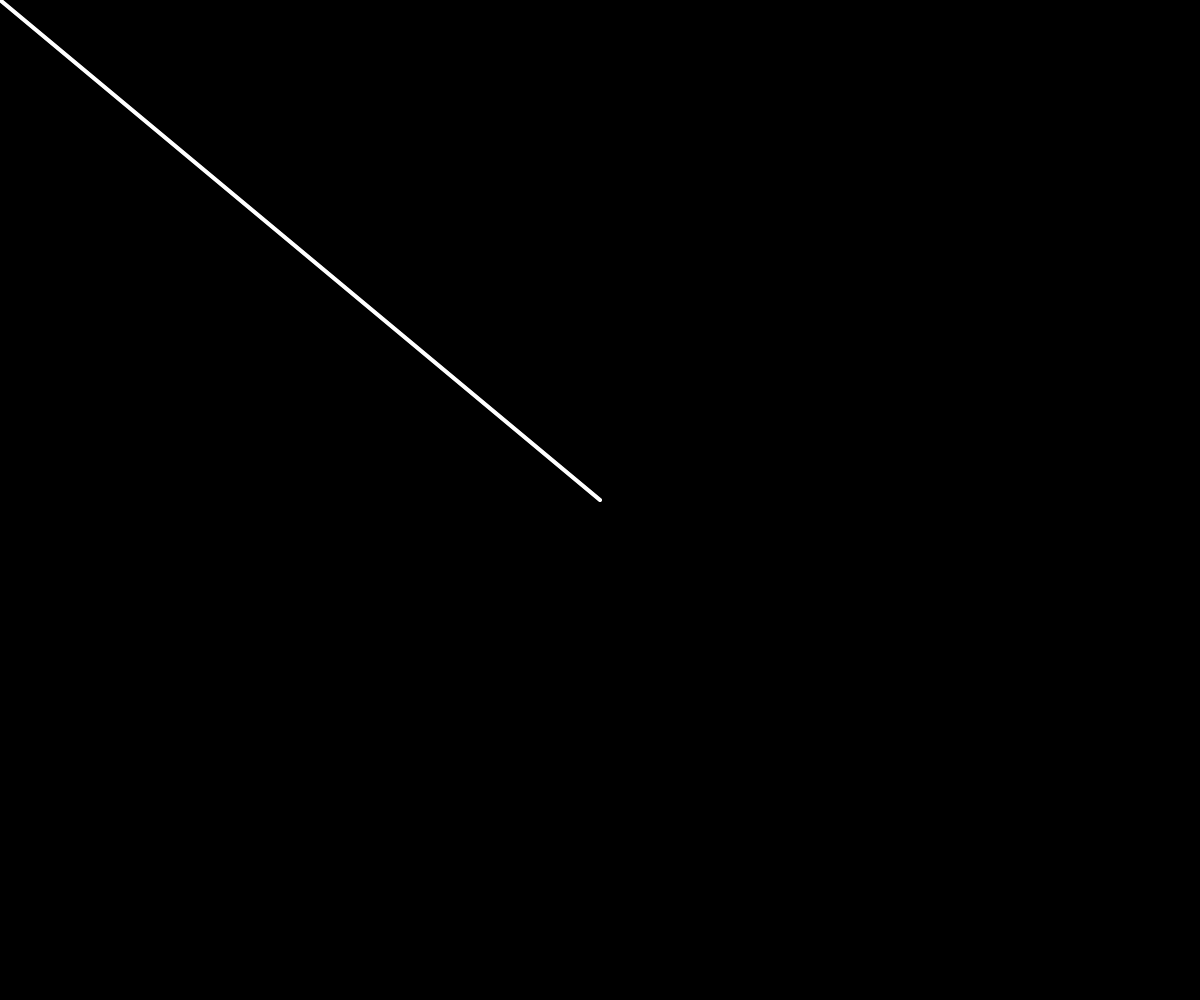
Frame 1 (no input)
Frame 60 (no input): identical to frame 1, image omitted
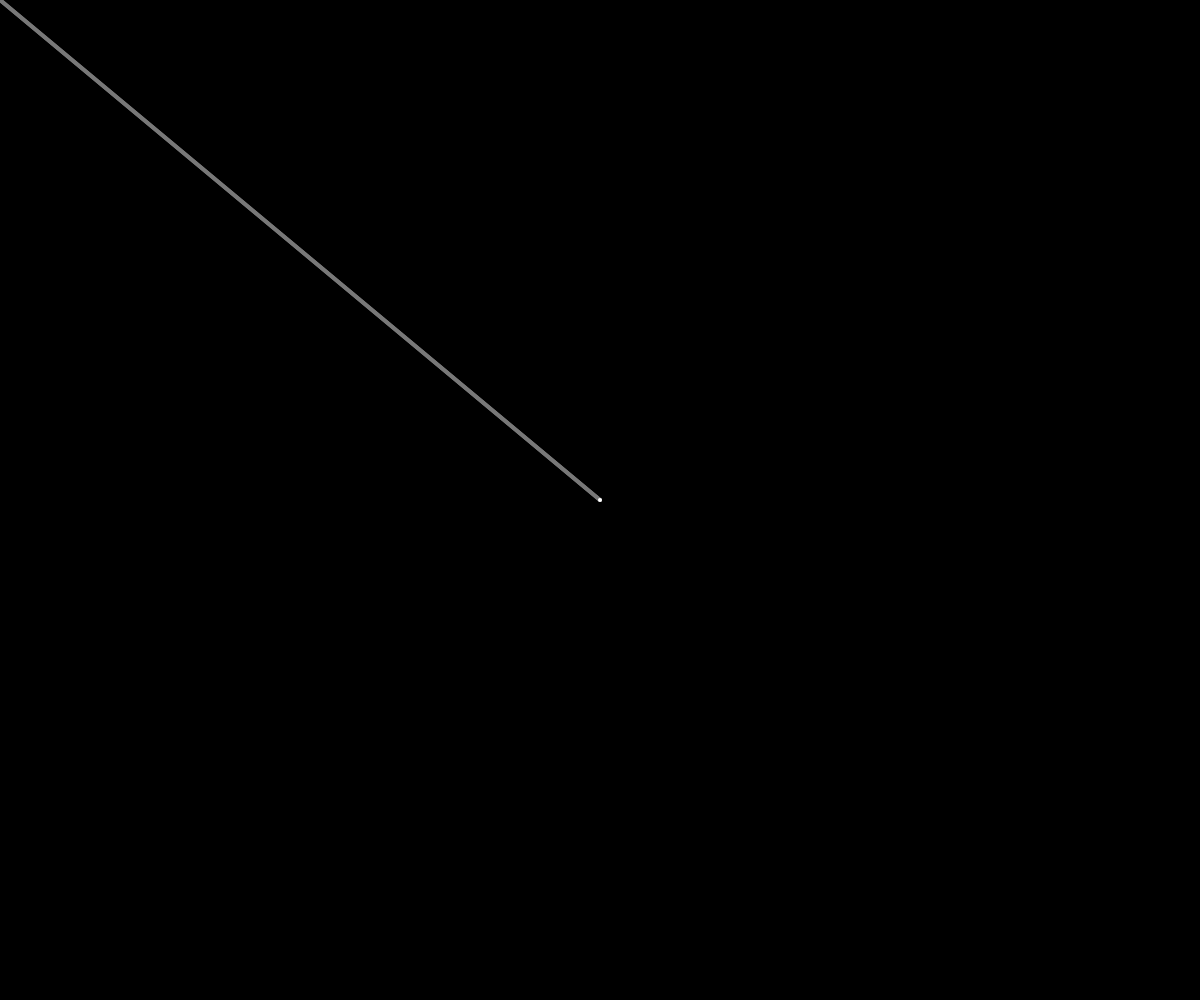
Frame 120 (the mouse pressed at the canvas centre since frame 60)

The p5.js sketch that drew these frames (run headless with seeded random() and noise() and a simulated clock; from frame 60 on, the mouse is pressed at the canvas centre):

// p5.js sketch
// ── sketch.js
function setup() {
  createCanvas(windowWidth, windowHeight);
  

  
}

function draw() {
  background(0);
  let mouse = createVector(mouseX, mouseY);
  let centerPoint = createVector(width / 2, height / 2);
  
  
  stroke(120);
  strokeWeight(4);
  line(0, 0, mouse.x, mouse.y);
  line(0, 0, centerPoint.x, centerPoint.y);
  
  
  mouse.sub(centerPoint);
  
  stroke(255);
  translate(width/2, height/2);
  line(0, 0, mouse.x, mouse.y);
}
